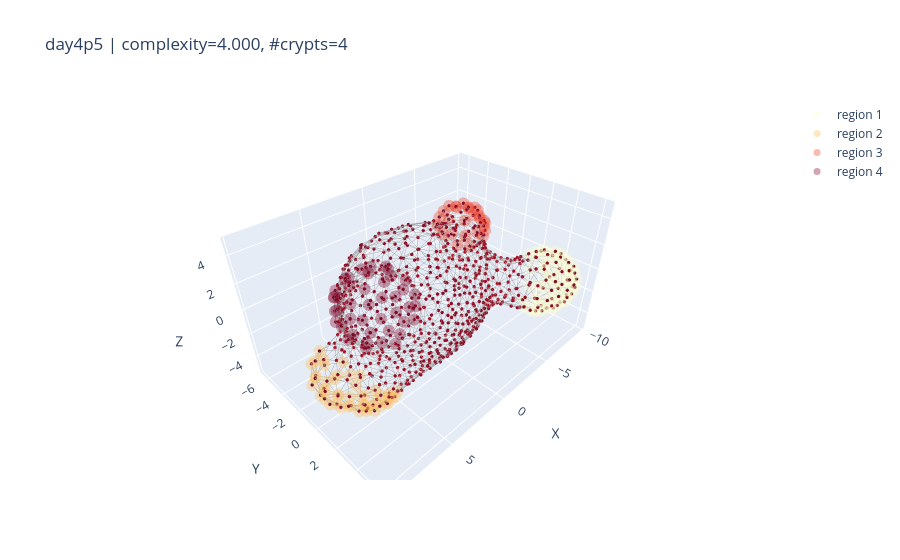
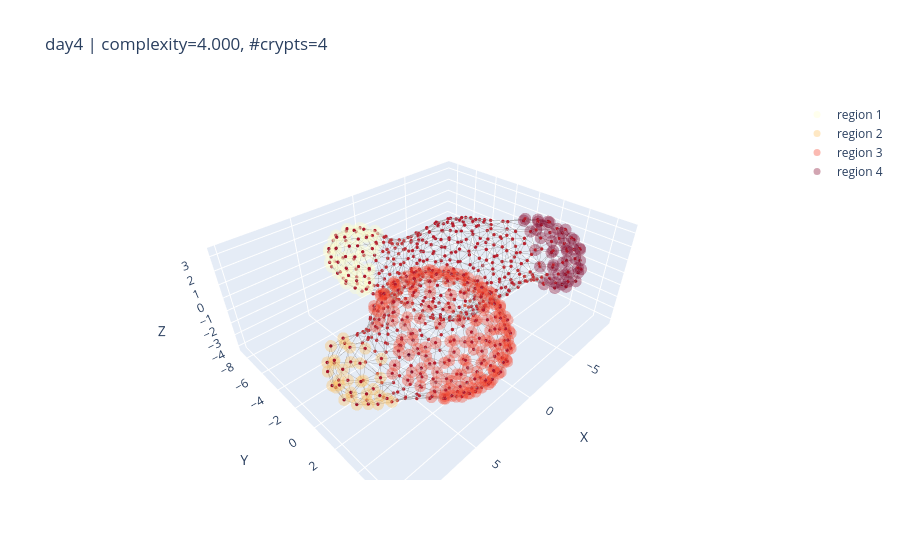

Notebook code cell kept with these figures, in order:
### Code cell
import numpy as np

def plot_random_samples_by_filters(
    results,
    k=3,
    n_crypts=None,                 # e.g. 3 for exact match
    n_crypts_range=None,           # e.g. (2, 5) inclusive; ignored if n_crypts is set
    complexity_range=None,         # e.g. (0.2, 0.6) inclusive
    seed=None,
    node_size=2,
    colorscale='YlOrRd'
):
    """
    Pool across all timepoints, filter by #crypts and complexity, sample k organoids, and plot.

    Parameters
    ----------
    results : dict
        Your per-timepoint results structure.
    k : int
        Number of random samples to plot (pooled across timepoints).
    n_crypts : int or None
        Exact number of crypts to match. If provided, overrides n_crypts_range.
    n_crypts_range : (int, int) or None
        Inclusive range for number of crypts; ignored if n_crypts is not None.
    complexity_range : (float, float) or None
        Inclusive range for complexity. If None, no complexity filtering.
    seed : int or None
        Seed for reproducible sampling. If None, sampling is unseeded.
    node_size : int
        Passed to plot_organoid_graph.
    colorscale : str
        Passed to add_region_overlays for crypts overlay.
    """
    # Gather all candidates as (tp, idx) pairs after filtering
    candidates = []
    for tp, d in results.items():
        comp_arr   = d.get("complexity", [])
        crypts_all = d.get("crypts_all", [])
        N = min(len(comp_arr), len(crypts_all))
        for i in range(N):
            cval = comp_arr[i]
            if cval is None or (isinstance(cval, float) and np.isnan(cval)):
                continue

            n_cr = len(crypts_all[i]) if crypts_all[i] is not None else 0

            # Filter by number of crypts
            if n_crypts is not None:
                if n_cr != int(n_crypts):
                    continue
            elif n_crypts_range is not None:
                lo, hi = n_crypts_range
                if not (lo <= n_cr <= hi):
                    continue

            # Filter by complexity
            if complexity_range is not None:
                clo, chi = complexity_range
                if not (clo <= float(cval) <= chi):
                    continue

            candidates.append((tp, i))

    if not candidates:
        msg = "No organoids match the filters"
        parts = []
        if n_crypts is not None: parts.append(f"#crypts == {n_crypts}")
        elif n_crypts_range is not None: parts.append(f"{n_crypts_range[0]} ≤ #crypts ≤ {n_crypts_range[1]}")
        if complexity_range is not None: parts.append(f"{complexity_range[0]} ≤ complexity ≤ {complexity_range[1]}")
        if parts: msg += f" ({', '.join(parts)})."
        print(msg)
        return

    if seed is not None:
        np.random.seed(seed)

    choose_k = min(k, len(candidates))
    sel_idxs = np.random.choice(len(candidates), size=choose_k, replace=False)

    for j in sel_idxs:
        tp, i = candidates[j]
        d = results[tp]

        fig = plot_organoid_graph(
            d['centroids_all'][i],
            d['cell_graphs_all'][i],
            d['HKS_all'][i][:, 0],
            node_size=node_size
        )
        # crypts overlay
        add_region_overlays(fig, d['centroids_all'][i], d['crypts_all'][i], colorscale=colorscale)
        # villus overlay
        # add_region_overlays(fig, d['centroids_all'][i], [d['villus_all'][i]])

        # Optional: annotate for context
        try:
            cval = float(d['complexity'][i])
            n_cr = len(d['crypts_all'][i]) if d['crypts_all'][i] is not None else 0
            fig.update_layout(title=f"{tp} | complexity={cval:.3f}, #crypts={n_cr}")
        except Exception:
            pass

        fig.show()



# ---- Example calls ----
# Exact #crypts = 3, any complexity:
plot_random_samples_by_filters(results, k=10, n_crypts=4, complexity_range=(0, 4))

# #crypts in [2,5] and complexity in [0.2, 0.6]:
# plot_random_samples_by_filters(results, k=4, n_crypts_range=(2,5), complexity_range=(0.2, 0.6))

### Figure 1 — Plotly figure (JSON) as saved in the notebook; plotly's stock layout.template omitted (floating-point values rounded to 4 significant figures; data arrays with more than 128 entries replaced by an {"elided": "..."} marker saying what was removed)
{"data": [{"hoverinfo": "skip", "line": {"color": "rgba(120,120,120,0.75)", "width": 1}, "mode": "lines", "showlegend": false, "type": "scatter3d", "x": {"elided": "7410 float values"}, "y": {"elided": "7410 float values"}, "z": {"elided": "7410 float values"}}, {"hoverinfo": "skip", "marker": {"cmax": 0.08971, "cmid": 0, "cmin": -0.08971, "color": {"elided": "819 float values"}, "colorscale": [[0, "rgb(5,48,97)"], [0.1, "rgb(33,102,172)"], [0.2, "rgb(67,147,195)"], [0.3, "rgb(146,197,222)"], [0.4, "rgb(209,229,240)"], [0.5, "rgb(247,247,247)"], [0.6, "rgb(253,219,199)"], [0.7, "rgb(244,165,130)"], [0.8, "rgb(214,96,77)"], [0.9, "rgb(178,24,43)"], [1, "rgb(103,0,31)"]], "line": {"width": 0}, "size": 2}, "mode": "markers", "showlegend": false, "type": "scatter3d", "x": {"elided": "819 float values"}, "y": {"elided": "819 float values"}, "z": {"elided": "819 float values"}}, {"hoverinfo": "skip", "marker": {"color": "rgb(255, 255, 204)", "size": 7}, "mode": "markers", "name": "region 1", "opacity": 0.35, "showlegend": true, "type": "scatter3d", "x": [-7.192, -5.102, -7.258, -7.942, -6.961, -6.851, -8.054, -8.283, -6.594, -8.239, -7.687, -6.019, -8.103, -8.044, -7.076, -6.137, -5.078, -7.358, -9.317, -5.462, -9.48, -6.057, -7.442, -8.826, -7.379, -6.168, -6.244, -7.633, -7.723, -8.59, -6.579, -6.859, -6.996, -5.673, -9.067, -8.72, -9.421, -6.74, -5.559, -9.651, -4.883, -6.317, -8.658, -9.528, -8.247, -8.907, -8.098, -5.158, -5.947, -5.736, -8.974, -9.32, -8.542, -7.048, -6.486, -8.52, -6.046, -9.425, -8.987, -8.376, -7.952, -7.171], "y": [4.291, 5.189, 6.04, 5.349, 4.902, 5.47, 2.508, 5.837, 4.52, 4.506, 3.374, 5.043, 6.165, 3.341, 2.683, 5.609, 4.939, 4.021, 3.423, 5.619, 4.385, 3.552, 5.924, 5.829, 3.084, 6.025, 4.447, 5.699, 6.208, 5.44, 5.85, 6.227, 5.517, 5.145, 4.441, 2.299, 3.308, 2.923, 4.809, 3.928, 5.153, 5.31, 3.402, 4.915, 5.256, 5.585, 6.02, 4.609, 5.75, 5.651, 4.187, 2.819, 2.122, 6.227, 5.929, 2.808, 4.668, 4.859, 5.335, 4.032, 4.721, 4.862], "z": [-2.924, -1.46, 0.2003, -2.411, -2.694, -2.311, -2.335, 0.2017, 1.18, -2.718, -2.97, -2.337, -0.7749, 1.142, 0.9505, 0.395, 0.2434, 1.331, -1.735, -0.8427, 0.164, -2.804, -1.819, -0.5735, 1.177, -0.6511, -2.753, 0.6294, -0.3362, -2.022, -1.739, -0.3783, 0.7555, 0.5127, -2.193, -0.1872, 0.0825, -2.86, -2.234, -0.9049, -0.6154, 0.7247, -2.469, -0.5406, 0.8262, -1.417, -1.403, -2.065, -1.467, -0.1051, 0.8054, -1.012, -1.345, -1.076, 0.15, 0.6475, 0.9999, -1.408, 0.2159, 1.17, 1.158, 1.143]}, {"hoverinfo": "skip", "marker": {"color": "rgb(254, 191, 90)", "size": 7}, "mode": "markers", "name": "region 2", "opacity": 0.35, "showlegend": true, "type": "scatter3d", "x": [5.792, 6.57, 6.511, 7.485, 6.733, 6.161, 7.988, 8.928, 7.059, 7.881, 8.796, 9.55, 9.501, 8.224, 6.075, 6.786, 5.557, 7.383, 7.453, 6.795, 8.819, 9.253, 8.675, 7.686, 7.387, 8.151, 7.466, 6.198, 8.068, 6.739, 8.707, 9.47, 8.129, 9.312, 8.329, 9.279, 9.534, 8.92, 6.621, 8.775, 6.78, 9.156, 8.754, 8.781, 8.13, 6.89, 8.963], "y": [1.926, 1.608, 2.467, 2.592, -1.461, -0.5699, -1.911, -0.7931, 1.853, -1.811, -1.412, -0.5281, 0.8514, 2.782, 0.8315, 0.6632, 2.463, 1.273, 1.84, 2.988, 1.994, 0.6315, -0.2273, -1.169, 3.22, 1.954, 3.131, 2.972, 0.9947, -0.8996, -0.8334, -0.1251, 2.676, -0.2179, 2.652, 0.854, 0.6731, -1.387, 3.238, 1.275, -0.2476, 1.584, 0.546, 2.177, -0.2512, 3.312, 1.35], "z": [-4.136, -4.345, -3.937, -3.797, -3.106, -4.048, -1.615, -1.062, -4.259, -2.83, -2.806, -2.396, -1.924, -2.519, -4.49, -4.526, -3.701, -4.409, -4.233, -3.406, -2.793, -3.391, -0.7366, -3.725, -2.028, -3.812, -2.964, -3.296, -4.195, -3.893, -3.595, -1.606, -3.197, -3.232, -1.799, -1.251, -2.646, -1.708, -2.813, -0.7951, -4.313, -1.98, -3.847, -1.863, -4.104, -2.493, -3.299]}, {"hoverinfo": "skip", "marker": {"color": "rgb(244, 61, 37)", "size": 7}, "mode": "markers", "name": "region 3", "opacity": 0.35, "showlegend": true, "type": "scatter3d", "x": [-7.047, -8.743, -7.359, -6.824, -7.088, -6.966, -8.492, -6.988, -6.354, -8.187, -7.698, -6.204, -6.148, -7.569, -7.231, -8.415, -7.64, -6.013, -6.646, -8.024, -5.588, -5.282, -7.774, -6.498, -7.84, -8.39, -8.37], "y": [-2.017, -3.309, -3.931, -2.961, -2.807, -1.464, -4.359, -4.772, -4.524, -3.432, -2.731, -3.666, -1.892, -1.779, -5.341, -2.483, -4.948, -4.814, -3.762, -2.296, -5.015, -4.531, -2.107, -5.243, -3.987, -3.19, -4.586], "z": [2.349, 1.11, 2.631, 2.806, -0.6459, 1.704, 1.716, -0.2691, 2.558, 2.179, 2.323, 2.809, 2.725, 0.9872, 0.7854, 1.08, 1.945, 0.128, -0.7268, 0.1031, 0.9903, 1.965, 1.648, 1.82, -0.4384, -0.06918, 0.5463]}, {"hoverinfo": "skip", "marker": {"color": "rgb(128, 0, 38)", "size": 7}, "mode": "markers", "name": "region 4", "opacity": 0.35, "showlegend": true, "type": "scatter3d", "x": [5.055, 7.501, 8.421, 7.885, 8.392, 7.97, 5.596, 5.817, 8.017, 7.508, 5.528, 6.693, 4.715, 6.813, 5.16, 6.128, 5.594, 8.292, 7.002, 7.423, 7.146, 6.241, 4.608, 8.566, 7.061, 7.798, 6.524, 7.927, 7.322, 6.506, 7.439, 7.688, 8.025, 8.024, 5.394, 8.341, 8.345, 7.111, 6.248, 4.685, 6.218, 5.377, 6.125], "y": [3.759, 0.1663, 2.798, 3.527, 1.522, 0.7724, 0.8991, 0.4007, 2.286, 3.086, 2.479, 3.956, 1.083, 3.262, 1.83, 2.643, 3.877, 1.094, 0.5092, 1.424, 2.358, 1.539, 3.257, 2.086, -0.3146, 0.3161, 3.941, 3.061, 3.73, 4.133, 3.791, 0.2357, 3.17, 3.33, 4.016, 2.171, 2.612, 4.008, -0.3536, 2.64, 4.143, 3.222, 3.467], "z": [3.354, 3.758, 2.854, 3.095, 3.665, 3.904, 4.751, 4.452, 4.291, 4.384, 4.835, 1.897, 4.431, 4.534, 4.81, 4.854, 3.637, 2.61, 4.457, 4.661, 4.785, 4.914, 3.61, 3.069, 2.811, 2.625, 3.837, 1.811, 3.776, 2.544, 2.35, 3.439, 3.76, 2.39, 2.783, 2.082, 3.717, 3.061, 3.768, 4.264, 3.193, 4.296, 4.365]}], "layout": {"scene": {"aspectmode": "data", "xaxis": {"title": {"text": "X"}}, "yaxis": {"title": {"text": "Y"}}, "zaxis": {"title": {"text": "Z"}}}, "title": {"text": "day4p5 | complexity=4.000, #crypts=4"}}}

### Figure 2 — Plotly figure (JSON) as saved in the notebook; plotly's stock layout.template omitted (floating-point values rounded to 4 significant figures; data arrays with more than 128 entries replaced by an {"elided": "..."} marker saying what was removed)
{"data": [{"hoverinfo": "skip", "line": {"color": "rgba(120,120,120,0.75)", "width": 1}, "mode": "lines", "showlegend": false, "type": "scatter3d", "x": {"elided": "6558 float values"}, "y": {"elided": "6558 float values"}, "z": {"elided": "6558 float values"}}, {"hoverinfo": "skip", "marker": {"cmax": 0.1028, "cmid": 0, "cmin": -0.1028, "color": {"elided": "725 float values"}, "colorscale": [[0, "rgb(5,48,97)"], [0.1, "rgb(33,102,172)"], [0.2, "rgb(67,147,195)"], [0.3, "rgb(146,197,222)"], [0.4, "rgb(209,229,240)"], [0.5, "rgb(247,247,247)"], [0.6, "rgb(253,219,199)"], [0.7, "rgb(244,165,130)"], [0.8, "rgb(214,96,77)"], [0.9, "rgb(178,24,43)"], [1, "rgb(103,0,31)"]], "line": {"width": 0}, "size": 2}, "mode": "markers", "showlegend": false, "type": "scatter3d", "x": {"elided": "725 float values"}, "y": {"elided": "725 float values"}, "z": {"elided": "725 float values"}}, {"hoverinfo": "skip", "marker": {"color": "rgb(255, 255, 204)", "size": 7}, "mode": "markers", "name": "region 1", "opacity": 0.35, "showlegend": true, "type": "scatter3d", "x": [2.12, 1.219, 0.06702, 1.332, 1.468, 1.574, 2.329, 2.586, 2.98, 2.566, 3.278, 0.3652, 3.528, 3.234, -0.1572, 2.324, 3.919, 2.778, 3.537, 2.065, 0.5364, 2.835, 3.864, 3.523, 2.92, 3.21, 3.17, 1.853, 0.8341, 3.467, 1.328, 3.737, -0.1712, 2.783, 2.9, 3.884, 3.04, 0.6845, 3.515, 3.39, -0.3808, 2.626, 1.131, 1.944, 2.56, 1.902, 0.4551, 1.977, 2.834, 3.58, 3.741, 3.109, 1.187, 3.876, 1.754, 2.975, 0.6808, 3.774, 2.295], "y": [-6.503, -5.461, -7.659, -6.147, -8.117, -7.269, -7.318, -5.835, -7.145, -7.776, -6.417, -7.844, -6.371, -4.499, -7.224, -8.45, -6.0, -3.989, -5.389, -5.343, -8.272, -4.974, -6.899, -5.787, -7.119, -7.925, -4.892, -7.401, -7.319, -4.55, -8.541, -5.01, -6.683, -6.367, -3.934, -6.574, -5.577, -6.898, -7.33, -4.928, -7.184, -4.741, -8.07, -8.247, -8.192, -6.505, -6.135, -4.555, -7.932, -7.219, -5.157, -4.102, -6.389, -5.825, -5.404, -4.263, -8.062, -5.317, -5.568], "z": [-1.151, 2.224, 0.9121, -1.5, 1.647, -1.084, -0.8287, -1.191, -0.6199, 1.871, -0.6841, -0.6817, 1.827, 1.121, -0.6214, 0.4296, 0.2277, 0.9925, 1.614, -1.492, 0.03874, -1.268, 0.66, -0.6792, 2.109, 0.7594, 1.643, 2.252, 1.98, 0.1101, 0.6727, 0.4314, 1.395, 2.362, -0.02762, 1.22, 2.107, -1.393, 1.393, -0.7028, 0.2813, 1.861, -0.7536, -0.401, 1.313, 2.477, 2.057, 1.904, -0.1643, 0.04724, 0.9278, 0.4857, 2.339, 1.145, 2.304, -0.6693, 1.338, -0.1171, 2.337]}, {"hoverinfo": "skip", "marker": {"color": "rgb(254, 191, 90)", "size": 7}, "mode": "markers", "name": "region 2", "opacity": 0.35, "showlegend": true, "type": "scatter3d", "x": [9.839, 7.799, 9.033, 9.133, 9.184, 7.783, 9.577, 8.438, 7.608, 8.549, 9.006, 9.029, 8.719, 8.063, 8.313, 8.55, 7.652, 8.507, 9.773, 9.601, 8.221, 8.565, 9.483, 9.257, 7.811, 8.045, 8.583, 9.113, 9.726, 9.368, 7.5, 8.419, 9.409], "y": [1.765, 1.447, 2.109, 3.295, 0.4325, 3.812, 1.064, 1.614, 0.1263, 1.139, 0.994, 3.539, 2.768, 2.38, 3.761, -0.05801, 2.103, 2.655, 2.367, 3.036, 4.02, 0.01581, 1.438, 1.342, 3.286, 0.4356, 3.941, 3.62, 2.511, 2.212, -0.3954, 3.478, 3.1], "z": [-0.1074, -1.493, -1.24, 0.7867, 0.1059, -1.298, 0.1783, 1.434, -1.154, -1.158, -0.9199, -0.6752, 1.339, 1.618, 0.7889, 0.5304, -1.761, -1.534, 0.3364, 0.2086, -0.536, -0.6363, -0.7638, 0.9292, 1.386, 1.067, -0.1008, 0.1795, -0.6374, 1.004, -0.1626, -1.239, -0.7554]}, {"hoverinfo": "skip", "marker": {"color": "rgb(244, 61, 37)", "size": 7}, "mode": "markers", "name": "region 3", "opacity": 0.35, "showlegend": true, "type": "scatter3d", "x": {"elided": "173 float values"}, "y": {"elided": "173 float values"}, "z": {"elided": "173 float values"}}, {"hoverinfo": "skip", "marker": {"color": "rgb(128, 0, 38)", "size": 7}, "mode": "markers", "name": "region 4", "opacity": 0.35, "showlegend": true, "type": "scatter3d", "x": [-8.116, -7.41, -8.751, -6.228, -8.702, -8.473, -6.914, -7.829, -9.218, -9.092, -8.584, -6.13, -9.375, -9.201, -8.846, -8.326, -6.573, -5.923, -7.928, -8.854, -6.307, -9.194, -9.358, -7.435, -7.33, -9.063, -8.559, -6.84, -8.935, -9.082, -8.652, -7.441, -7.069, -6.078, -6.084, -8.196, -6.739, -7.973, -7.551, -6.838, -6.767, -8.325, -7.79, -7.353, -6.862, -7.919, -6.715, -7.842], "y": [2.006, 4.642, 2.674, 4.402, 3.819, 1.197, 4.949, 5.045, 3.428, 2.195, 4.756, 4.543, 3.155, 1.993, 1.275, 0.6653, 4.97, 4.176, 5.182, 4.569, 4.6, 3.821, 2.934, 0.5528, 5.217, 1.824, 1.343, 1.035, 3.787, 2.773, 4.508, 1.647, 5.024, 3.9, 2.452, 2.022, 4.524, 4.762, 2.498, 2.058, 3.815, 3.335, 4.149, 3.229, 3.227, 3.04, 4.174, 4.094], "z": [-1.058, -1.2, -1.1, -0.4096, -1.153, -0.1254, -0.3828, -0.7462, -0.4068, -0.1938, -0.5371, 0.3856, 0.396, 0.6048, 0.7507, 1.256, 0.5464, 1.027, 0.2541, 0.266, 1.224, 0.6927, 0.7478, 2.392, 0.6405, 1.317, 1.941, 2.911, 1.564, 1.647, 1.199, 2.855, 1.373, 1.913, 2.878, 2.572, 1.862, 1.66, 2.928, 3.065, 2.512, 2.392, 2.273, 2.784, -1.411, -1.52, -1.188, -1.496]}], "layout": {"scene": {"aspectmode": "data", "xaxis": {"title": {"text": "X"}}, "yaxis": {"title": {"text": "Y"}}, "zaxis": {"title": {"text": "Z"}}}, "title": {"text": "day4 | complexity=4.000, #crypts=4"}}}
